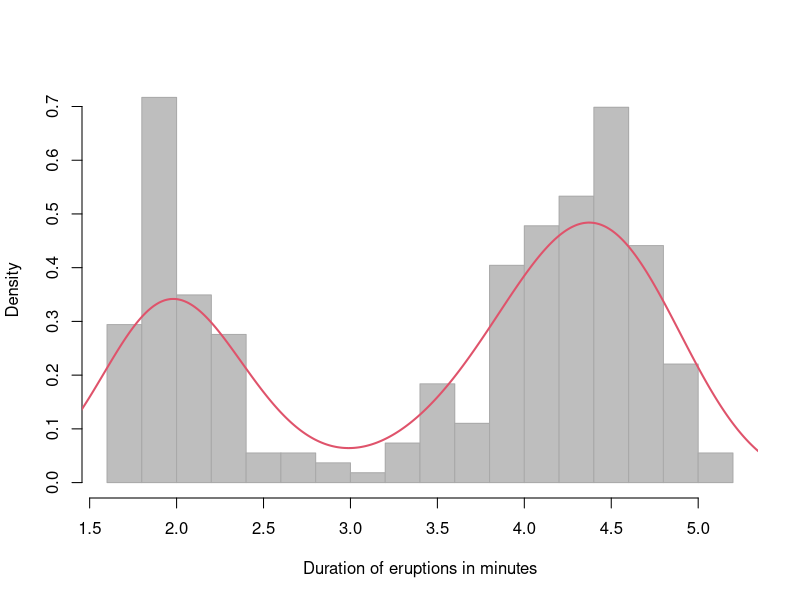

Reproduce this figure in R.
## ---- chunk 1
knitr::opts_chunk$set(echo = TRUE)
## ---- chunk 2
data(faithful)
head(faithful)
## ---- chunk 3
eruptions  = as.matrix(faithful[, 1, drop = FALSE])
h <- hist(eruptions, col = "grey", bor = "darkgrey", breaks = 20, prob = TRUE, 
          xlab = "Duration of eruptions in minutes", main="")
lines(density(eruptions), col = 2, lwd = 2)
## ---- chunk 4
X <- eruptions
N <- length(X)

log.lik <- function(X, mu_1, mu_2, var_1, var_2, pi_1, pi_2) {
  sum(log(pi_1 * dnorm(X, mu_1, sd = sqrt(var_1)) + pi_2 * dnorm(X, mu_2, sd = sqrt(var_2))))
}
## ---- chunk 5
pi_1 <- .5 
pi_2 <- .5
mu_1 <- 2
mu_2 <- 5
var_1 <- 1
var_2 <- 1

# evaluate the log likelihood at these parameters
ll <- log.lik(X = X, 
              pi_1 = pi_1, 
              pi_2 = pi_2,
              mu_1 = mu_1, 
              mu_2 = mu_2, 
              var_1 = var_1, 
              var_2 = var_2)
## ---- chunk 6
gamma_1 <- pi_1 * dnorm(X, mu_1, sd = sqrt(var_1)) / 
  (pi_1 * dnorm(X, mu_1, sd = sqrt(var_1)) + pi_2 * dnorm(X, mu_2, sd = sqrt(var_2)))
gamma_2 <- pi_2 * dnorm(X, mu_2, sd = sqrt(var_2)) / 
  (pi_1 * dnorm(X, mu_1, sd = sqrt(var_1)) + pi_2 * dnorm(X, mu_2, sd = sqrt(var_2)))
## ---- chunk 7
pi_1 <- sum(gamma_1)/N
pi_2 <- sum(gamma_2)/N
mu_1 <-  sum(X * gamma_1) / sum(gamma_1)
mu_2 <-  sum(X * gamma_2) / sum(gamma_2)
var_1 <- sum((X - mu_1)^2 * gamma_1) / sum(gamma_1)
var_2 <- sum((X - mu_2)^2 * gamma_2) / sum(gamma_2)
## ---- chunk 8
ll.new <- log.lik(X = X, 
              pi_1 = pi_1, 
              pi_2 = pi_2,
              mu_1 = mu_1, 
              mu_2 = mu_2, 
              var_1 = var_1, 
              var_2 = var_2)
## ---- chunk 9
abs(ll - ll.new)
## ---- chunk 10
em_mixture <- function(starting_values, X, tol = .0001, maxits = 100) {
  
  # initialize convergence to false and iteration number to 0
  converged <- FALSE
  iter <- 0
  N <- length(X)

  # initialize starting values
  pi_1 <- starting_values$pi_1
  pi_2 <- starting_values$pi_2
  mu_1 <- starting_values$mu_1
  mu_2 <- starting_values$mu_2
  var_1 <- starting_values$var_1
  var_2 <- starting_values$var_2
  
  while ((!converged) & (iter < maxits)) { 
    # 1. Evaluate the log likelihood at the initial parameters
    ll <- log.lik(X = X, 
                  pi_1 = pi_1, 
                  pi_2 = pi_2,
                  mu_1 = mu_1, 
                  mu_2 = mu_2,
                  var_1 = var_1, 
                  var_2 = var_2)
    
    # 2. E-Step
    gamma_1 <- pi_1 * dnorm(X, mu_1, sd = sqrt(var_1)) / 
      (pi_1 * dnorm(X, mu_1, sd = sqrt(var_1)) + pi_2 * dnorm(X, mu_2, sd = sqrt(var_2)))
    gamma_2 <- pi_2 * dnorm(X, mu_2, sd = sqrt(var_2)) / 
      (pi_1 * dnorm(X, mu_1, sd = sqrt(var_1)) + pi_2 * dnorm(X, mu_2, sd = sqrt(var_2)))
    
    # 3. M-Step 
    pi_1 <- sum(gamma_1)/N
    pi_2 <- sum(gamma_2)/N
    mu_1 <-  sum(X * gamma_1) / sum(gamma_1)
    mu_2 <-  sum(X * gamma_2) / sum(gamma_2)
    var_1 <- sum((X - mu_1)^2 * gamma_1) / sum(gamma_1)
    var_2 <- sum((X - mu_2)^2 * gamma_2) / sum(gamma_2)
    
    # 4. Evaluate the log likelihood at the new parameter values 
    ll.new <- log.lik(X = X, 
                      pi_1 = pi_1, 
                      pi_2 = pi_2,
                      mu_1 = mu_1, 
                      mu_2 = mu_2, 
                      var_1 = var_1, 
                      var_2 = var_2)
    
    # 5. Check convergence
    if(abs(ll - ll.new) < tol) {
      converged <- TRUE
    }

    # Onto the next iteration 
    iter <- iter + 1
    
    # Give yourself a message to keep track of progress
    cat(paste0("Running iteration ", iter, 
               ". Log likelihood changed by ", round(abs(ll - ll.new), 4), "\n"))
  }
  
  # When finished, save the parameter values 
  params <- list(pi_1 = pi_1,
                 pi_2 = pi_2, 
                 mu_1 = mu_1, 
                 mu_2 = mu_2, 
                 var_1 = var_1,
                 var_2 = var_2)
  return(params)
}

starting_values_1 <- list(pi_1 = .5, pi_2 = .5, mu_1 = 2, mu_2 = 5, var_1 = 1, var_2 = 1)
em1 <- em_mixture(starting_values = starting_values_1, X = eruptions)
em1
